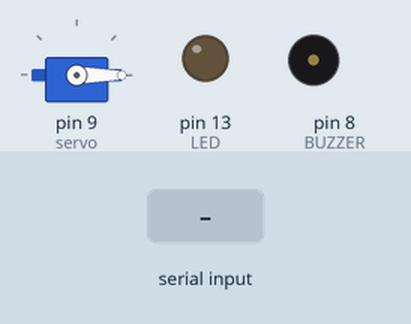
Recording of a sketch running on a simulated Arduino Uno, built with avr-gcc and run on an emulated ATmega328P. Shown: servo, output pins drawn as LEDs (lit = HIGH), buzzer (waves = sounding, pin HIGH). The inputs (shaded band) are chosen by the test bench.

Above: at 1.2 s.
1.3 s: "1" received over Serial
At 2.5 s:
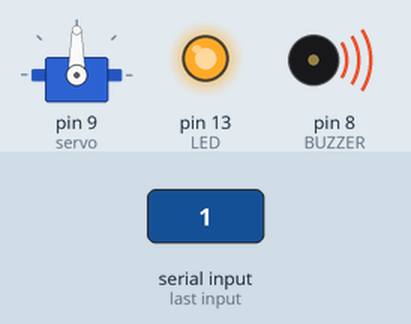
Timing chart, 0 to 5.8 s (numbered marks = the images above; inputs shaded):
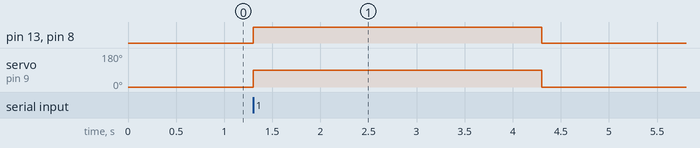

Measured:
- after the input at 1.3 s, pin 13 (LED), pin 8 (BUZZER): LOW → HIGH at once, → LOW 3.0 s later; servo on pin 9 (servo): 0° → 90° at once, → 0° 3.0 s later

The sketch:

talanquera.ino
```cpp
#include <Servo.h>

Servo servo;
const int LED = 13;
const int BUZZER = 8;

void setup() {
  Serial.begin(9600);
  servo.attach(9);
  pinMode(LED, OUTPUT);
  pinMode(BUZZER, OUTPUT);
  servo.write(0);
}

void loop() {
  if (Serial.available() > 0) {
    char cmd = Serial.read();
    if (cmd == '1') {
      digitalWrite(LED, HIGH);
      digitalWrite(BUZZER, HIGH);
      servo.write(90);
      delay(3000);
      servo.write(0);
      digitalWrite(LED, LOW);
      digitalWrite(BUZZER, LOW);
    }
  }
}
```
